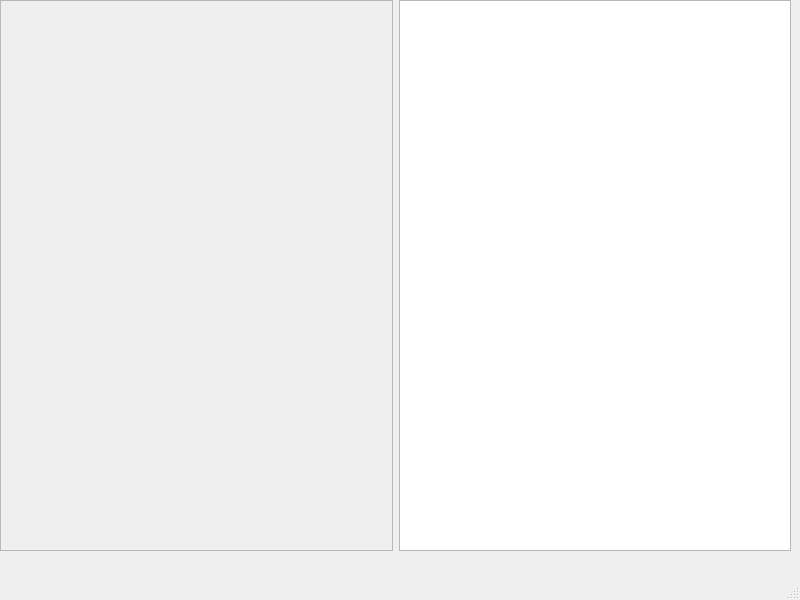
<?xml version="1.0" encoding="UTF-8"?>
<ui version="4.0">
 <class>MainWindow</class>
 <widget class="QMainWindow" name="MainWindow">
  <property name="geometry">
   <rect>
    <x>0</x>
    <y>0</y>
    <width>800</width>
    <height>600</height>
   </rect>
  </property>
  <property name="windowTitle">
   <string>MainWindow</string>
  </property>
  <widget class="QWidget" name="centralwidget">
   <widget class="QWidget" name="horizontalLayoutWidget">
    <property name="geometry">
     <rect>
      <x>0</x>
      <y>0</y>
      <width>791</width>
      <height>551</height>
     </rect>
    </property>
    <layout class="QHBoxLayout" name="horizontalLayout">
     <item>
      <widget class="QFrame" name="frame">
       <property name="frameShape">
        <enum>QFrame::StyledPanel</enum>
       </property>
       <property name="frameShadow">
        <enum>QFrame::Raised</enum>
       </property>
       <widget class="QWidget" name="verticalLayoutWidget">
        <property name="geometry">
         <rect>
          <x>0</x>
          <y>0</y>
          <width>391</width>
          <height>551</height>
         </rect>
        </property>
        <layout class="QVBoxLayout" name="frameLayout"/>
       </widget>
      </widget>
     </item>
     <item>
      <widget class="QTextEdit" name="textEdit">
       <property name="sizePolicy">
        <sizepolicy hsizetype="Minimum" vsizetype="Expanding">
         <horstretch>0</horstretch>
         <verstretch>0</verstretch>
        </sizepolicy>
       </property>
      </widget>
     </item>
    </layout>
   </widget>
  </widget>
  <widget class="QMenuBar" name="menubar">
   <property name="geometry">
    <rect>
     <x>0</x>
     <y>0</y>
     <width>800</width>
     <height>21</height>
    </rect>
   </property>
  </widget>
  <widget class="QStatusBar" name="statusbar"/>
 </widget>
 <resources/>
 <connections/>
</ui>
